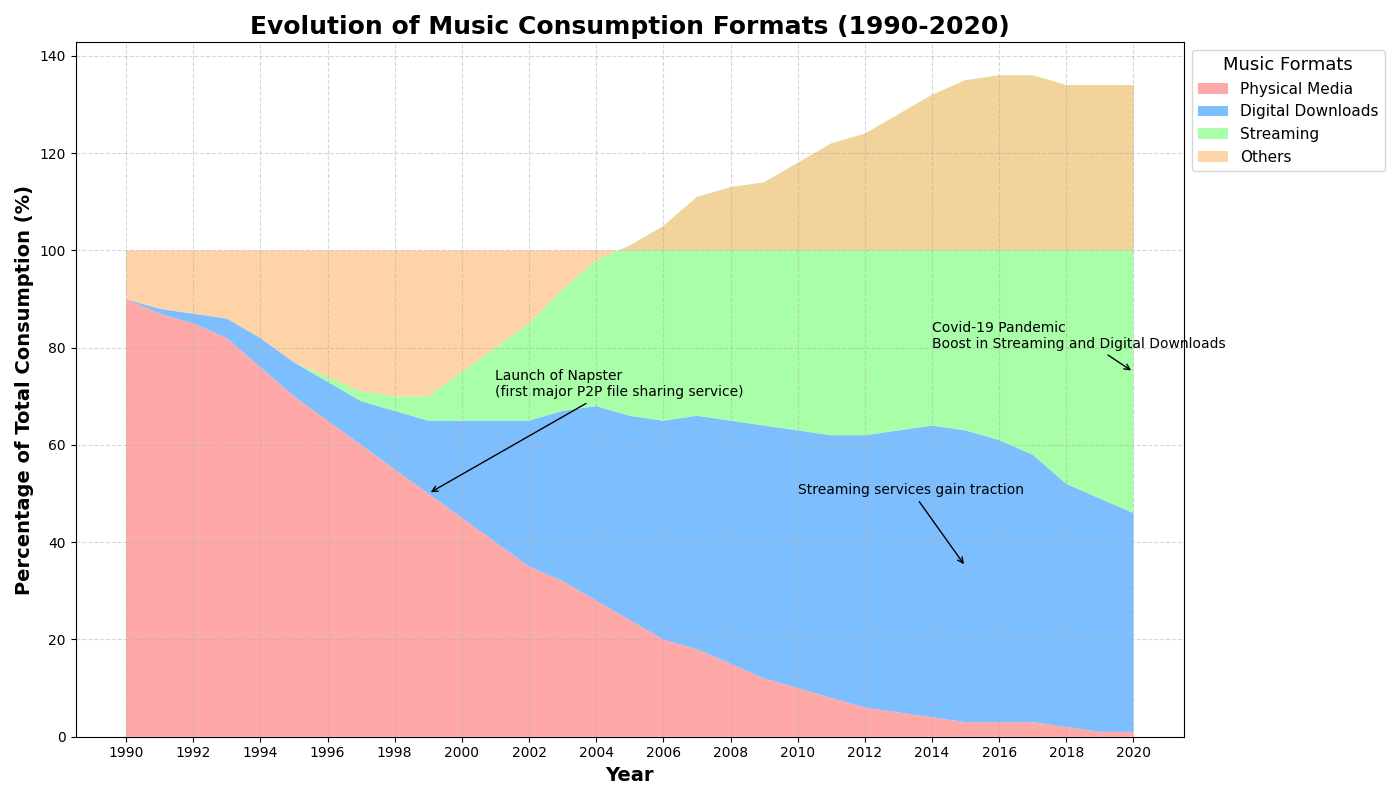

This chart was generated by the following Python code:
import matplotlib.pyplot as plt
import numpy as np

# Backstory: The Influence of Technological Advancements on Music Consumption (1990-2020)
# This area chart displays the transformation in how people consume music through different formats over time, such as physical media, digital downloads, streaming, and others.

# Define the years for analysis
years = np.arange(1990, 2021)

# Create data representing the usage of different music formats over the years (in percentage)
# Values are calculated to reflect real-life transitions in music consumption trends
physical_media = np.array([90, 87, 85, 82, 76, 70, 65, 60, 55, 50, 45, 40, 35, 32, 28, 24, 20, 18, 15, 12, 10, 8, 6, 5, 4, 3, 3, 3, 2, 1, 1])
digital_downloads = np.array([0, 1, 2, 4, 6, 7, 8, 9, 12, 15, 20, 25, 30, 35, 40, 42, 45, 48, 50, 52, 53, 54, 56, 58, 60, 60, 58, 55, 50, 48, 45])
streaming = np.array([0, 0, 0, 0, 0, 0, 1, 2, 3, 5, 10, 15, 20, 25, 30, 35, 40, 45, 48, 50, 55, 60, 62, 65, 68, 72, 75, 78, 82, 85, 88])
others = 100 - (physical_media + digital_downloads + streaming) # Calculated to ensure the sum equals 100%

# Create the stacked area chart
fig, ax = plt.subplots(figsize=(14, 8))

# Define colors for different music formats
colors = ['#ff9999', '#66b3ff', '#99ff99', '#ffcc99']

# Plot the data with stackplot
ax.stackplot(years, physical_media, digital_downloads, streaming, others, 
             labels=['Physical Media', 'Digital Downloads', 'Streaming', 'Others'], 
             colors=colors, alpha=0.85)

# Title and labels with improved styling
ax.set_title("Evolution of Music Consumption Formats (1990-2020)", fontsize=18, fontweight='bold')
ax.set_xlabel("Year", fontsize=14, fontweight='semibold')
ax.set_ylabel("Percentage of Total Consumption (%)", fontsize=14, fontweight='semibold')

# Add grid lines for better readability
ax.grid(linestyle='--', alpha=0.5)

# Customize the legend and position it as needed for better readability
ax.legend(loc='upper left', bbox_to_anchor=(1, 1), title='Music Formats', title_fontsize='13', fontsize=11)

# Set x-axis ticks to improve readability
plt.xticks(years[::2])

# Add annotations for significant milestones and trends
ax.annotate('Launch of Napster\n(first major P2P file sharing service)', 
            xy=(1999, 50), xytext=(2001, 70), 
            arrowprops=dict(facecolor='black', arrowstyle='->'), fontsize=10)
ax.annotate('Streaming services gain traction', 
            xy=(2015, 35), xytext=(2010, 50), 
            arrowprops=dict(facecolor='black', arrowstyle='->'), fontsize=10)
ax.annotate('Covid-19 Pandemic\nBoost in Streaming and Digital Downloads', 
            xy=(2020, 75), xytext=(2014, 80), 
            arrowprops=dict(facecolor='black', arrowstyle='->'), fontsize=10)

# Automatically adjust layout to prevent overlap and ensure clear visibility of elements
plt.tight_layout()

# Display the final plot
plt.show()
